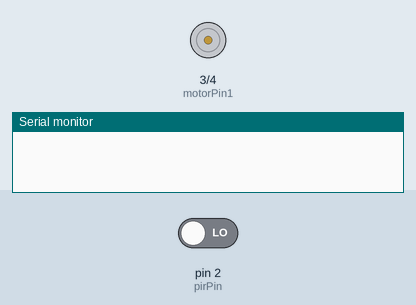
A sketch run on a simulated Arduino Uno, built with avr-gcc and run on an emulated ATmega328P. Parts: motor-driver pin pairs drawn as motors (green arrow = first pin HIGH = forward, orange = second pin HIGH = backward, longer = more drive, scaled by the enable pin), the last lines printed to the serial monitor. The inputs (shaded band) are chosen by the test bench; at power-on: pin 2 (pirPin) LOW.

Above: at 1.2 s.
1.3 s: pin 2 (pirPin) driven HIGH
At 2.1 s:
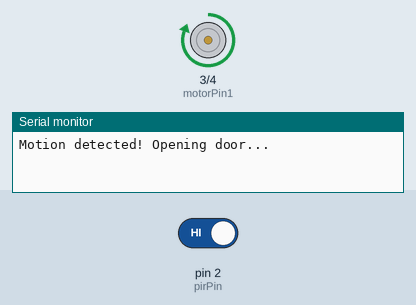
4.3 s: pin 2 (pirPin) driven LOW
At 5.6 s:
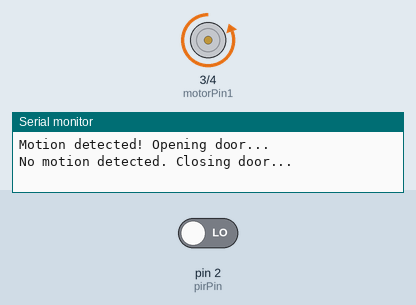
Timing chart, 0 to 7.8 s (numbered marks = the images above; inputs shaded):
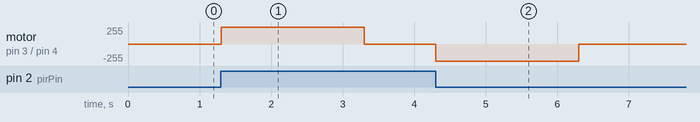

Measured:
- after the input at 1.3 s, motor on pin 3 (motorPin1) / pin 4 (motorPin2): stopped → forward 255/255 at once, → stopped 2.0 s later
- after the input at 4.3 s, motor on pin 3 (motorPin1) / pin 4 (motorPin2): stopped → backward 255/255 at once, → stopped 2.0 s later

The sketch:

Automatic_Door_Control_System.ino
```cpp
// pins connections
const int pirPin = 2;      // PIR sensor input pin
const int motorPin1 = 3;   // L293D input 1
const int motorPin2 = 4;   // L293D input 2
const int enablePin = 5;   // L293D enable pin

void setup() {
  // Initialize pins
  pinMode(pirPin, INPUT);
  pinMode(motorPin1, OUTPUT);
  pinMode(motorPin2, OUTPUT);
  pinMode(enablePin, OUTPUT);

  //  enable pin to high to enable the motor driver
  digitalWrite(enablePin, HIGH);

  // Start with the motor off
  digitalWrite(motorPin1, LOW);
  digitalWrite(motorPin2, LOW);

  // Begin serial communication for debugging
  Serial.begin(9600);
}

void loop() {
  // Read PIR sensor
  int pirState = digitalRead(pirPin);

  // Check if PIR sensor detects motion
  if (pirState == HIGH) {
    Serial.println("Motion detected! Opening door...");
    // Rotate motor to open door
    digitalWrite(motorPin1, HIGH);
    digitalWrite(motorPin2, LOW);
    delay(2000); // delay as needed for door opening duration

    // Stop the motor after opening
    digitalWrite(motorPin1, LOW);
    digitalWrite(motorPin2, LOW);

    // Wait for motion to stop being detected
    while (digitalRead(pirPin) == HIGH) {
      delay(100);
    }

    Serial.println("No motion detected. Closing door...");
    // Rotate motor to close door
    digitalWrite(motorPin1, LOW);
    digitalWrite(motorPin2, HIGH);
    delay(2000); // delay as needed for door closing duration

    // Stop the motor after closing
    digitalWrite(motorPin1, LOW);
    digitalWrite(motorPin2, LOW);
  }

  delay(100); // Small delay to prevent excessive checking
}
```
